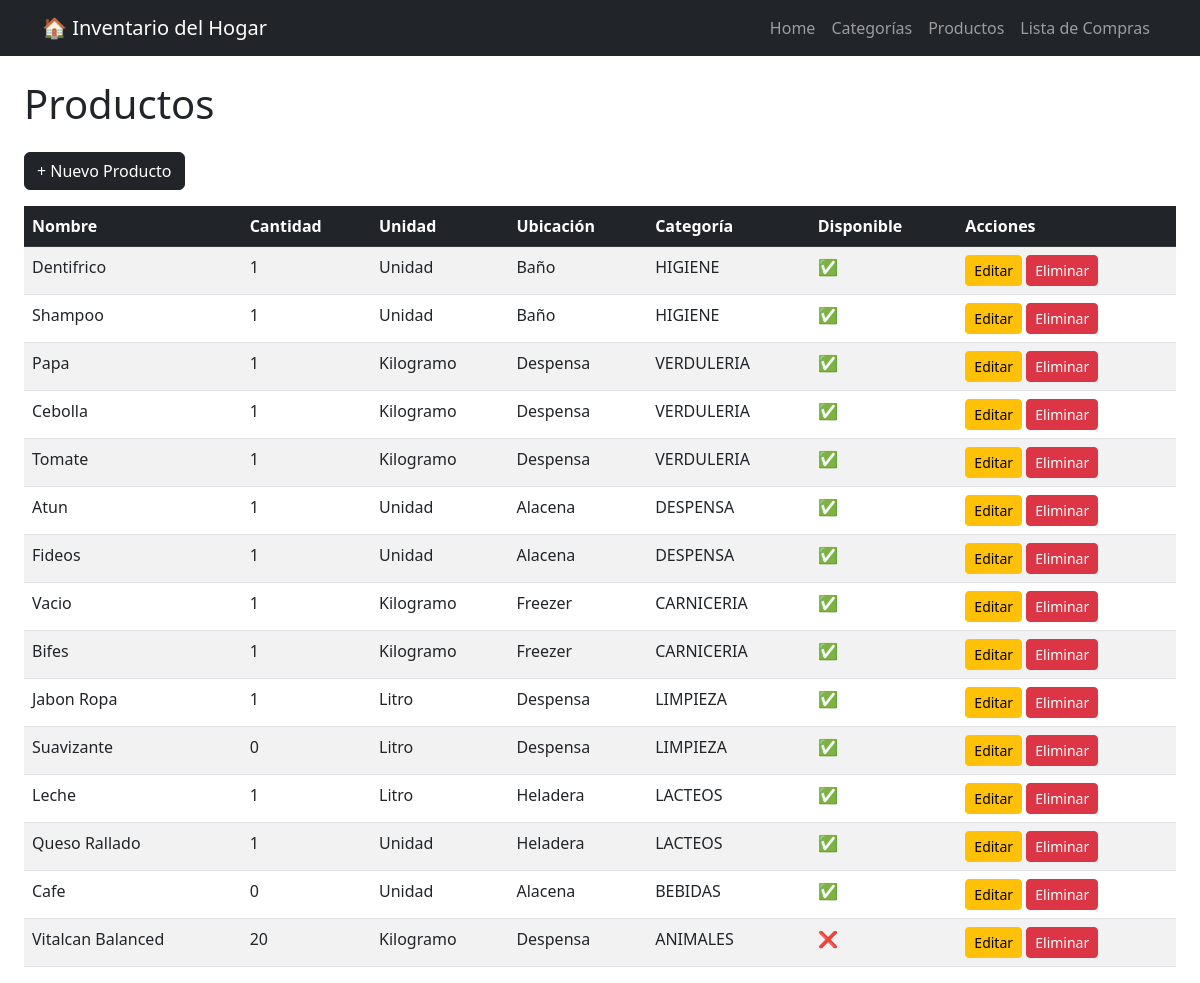
Before: /productos/ with the older database file.
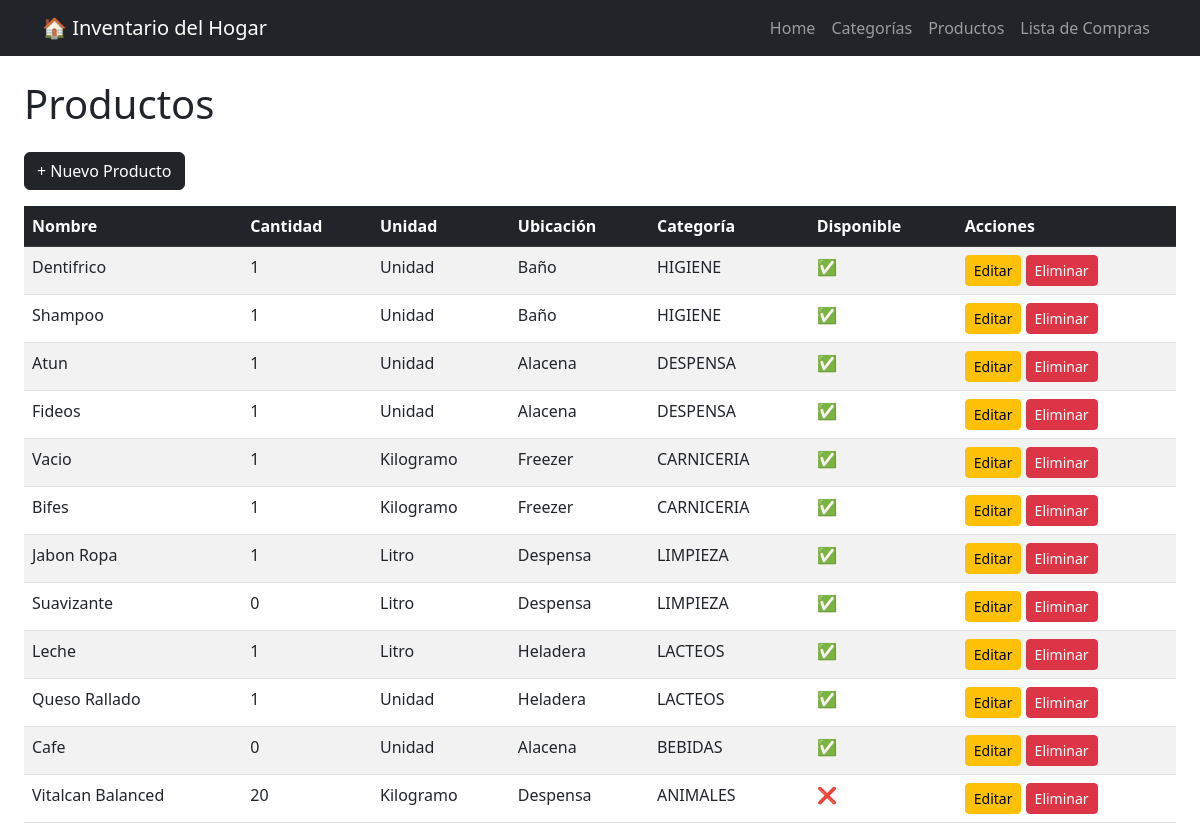
After: the same page with the newer database file.
### productos/models.py (models this page shows, shortened)
class Producto(models.Model):
    class UnidadMedida(models.TextChoices):
        KG = 'KG', 'Kilogramo'
        GR = 'GR', 'Gramo'
        LT = 'LT', 'Litro'
        ML = 'ML', 'Mililitro'
        UNIDAD = 'UNIDAD', 'Unidad'
    class Ubicacion(models.TextChoices):
        ALACENA = 'ALACENA', 'Alacena'
        HELADERA = 'HELADERA', 'Heladera'
        FREEZER = 'FREEZER', 'Freezer'
        DESPENSA = 'DESPENSA', 'Despensa'
        BAÑO="BAÑO" ,"Baño"
    nombre = models.CharField(max_length=100)
    descripcion = models.TextField(null=True, blank=True)
    cantidad = models.IntegerField()
    unidad_medida = models.CharField(max_length=10, choices=UnidadMedida.choices)
    stock_minimo = models.IntegerField()
    fecha_vencimiento = models.DateField(null=True, blank=True)
    categoria = models.ForeignKey(Categoria, on_delete=models.CASCADE)
    ubicacion = models.CharField(max_length=10, choices=Ubicacion.choices)
    disponible = models.BooleanField(default=True)

### categorias/models.py (models this page shows)
class Categoria(models.Model):
    nombre= models.CharField(max_length=20)
    descripcion= models.TextField(null=True , blank=True )
    def __str__(self):
        return f"{self.nombre.upper()}"

### productos/views.py (the view)
# urls.py: path('', views.lista_productos, name='lista'),
def lista_productos(request):
    productos = Producto.objects.all()
    return render(request, 'productos/lista_productos.html', {'productos': productos})

### productos/templates/productos/lista_productos.html
{% extends 'core/base.html' %}
{% block content %}
    <h1 class="mb-4">Productos</h1>
    <a href="{% url 'productos:crear' %}" class="btn btn-dark mb-3">+ Nuevo Producto</a>
    <table class="table table-striped table-hover">
        <thead class="table-dark">
            <tr>
                <th>Nombre</th>
                <th>Cantidad</th>
                <th>Unidad</th>
                <th>Ubicación</th>
                <th>Categoría</th>
                <th>Disponible</th>
                <th>Acciones</th>
            </tr>
        </thead>
        <tbody>
            {% for producto in productos %}
            <tr>
                <td>{{ producto.nombre }}</td>
                <td>{{ producto.cantidad }}</td>
                <td>{{ producto.get_unidad_medida_display }}</td>
                <td>{{ producto.get_ubicacion_display }}</td>
                <td>{{ producto.categoria }}</td>
                <td>{% if producto.disponible %}✅{% else %}❌{% endif %}</td>
                <td>
                <a href="{% url 'productos:editar' producto.pk %}" class="btn btn-sm btn-warning">Editar</a>
                <a href="{% url 'productos:eliminar' producto.pk %}" class="btn btn-sm btn-danger">Eliminar</a>
                </td>
            </tr>
            {% endfor %}
        </tbody>
    </table>
{% endblock %}

### core/templates/core/base.html (shortened to what this page needs)
<!DOCTYPE html>
<html lang="es">
<head>
    <link href="https://cdn.jsdelivr.net/npm/bootstrap@5.3.0/dist/css/bootstrap.min.css" rel="stylesheet">
</head>
<body>
    <nav class="navbar navbar-expand-lg navbar-dark bg-dark">
        <div class="container">
            <a class="navbar-brand" href="{% url 'core:home' %}">🏠 Inventario del Hogar</a>
            <div class="navbar-nav">
                <a class="nav-link" href="{% url 'core:home' %}">Home</a>
                <a class="nav-link" href="{% url 'categorias:lista' %}">Categorías</a>
                <a class="nav-link" href="{% url 'productos:lista' %}">Productos</a>
                <a class="nav-link" href="{% url 'productos:lista_compras' %}">Lista de Compras</a>
            </div>
        </div>
    </nav>
    <div class="container-fluid mt-4 px-4">
    {% block content %}
    {% endblock %}
    </div>
</body>
</html>

Changed rows visible on the page:
removed Producto: nombre "Papa", cantidad "1", unidad_medida "Kilogramo", ubicacion "Despensa", categoria "VERDULERIA"
removed Producto: nombre "Cebolla", cantidad "1", unidad_medida "Kilogramo", ubicacion "Despensa", categoria "VERDULERIA"
removed Producto: nombre "Tomate", cantidad "1", unidad_medida "Kilogramo", ubicacion "Despensa", categoria "VERDULERIA"
